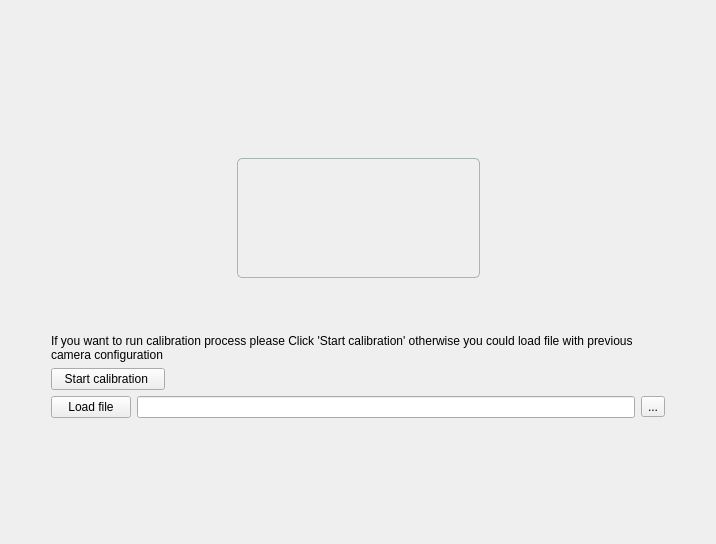
              <widget class="QWidget" name="initPage">
               <layout class="QGridLayout" name="gridLayout_23">
                <item row="0" column="0">
                 <spacer name="verticalSpacer_7">
                  <property name="orientation">
                   <enum>Qt::Vertical</enum>
                  </property>
                  <property name="sizeHint" stdset="0">
                   <size>
                    <width>20</width>
                    <height>147</height>
                   </size>
                  </property>
                 </spacer>
                </item>
                <item row="1" column="0">
                 <layout class="QHBoxLayout" name="horizontalLayout_22">
                  <item>
                   <spacer name="horizontalSpacer_16">
                    <property name="orientation">
                     <enum>Qt::Horizontal</enum>
                    </property>
                    <property name="sizeHint" stdset="0">
                     <size>
                      <width>40</width>
                      <height>20</height>
                     </size>
                    </property>
                   </spacer>
                  </item>
                  <item>
                   <widget class="QFrame" name="frame_6">
                    <property name="styleSheet">
                     <string notr="true">#frame_6 {
    border:1px solid #b78da0a0;
    border-radius:5px;
}
</string>
                    </property>
                    <property name="frameShape">
                     <enum>QFrame::StyledPanel</enum>
                    </property>
                    <property name="frameShadow">
                     <enum>QFrame::Sunken</enum>
                    </property>
                    <layout class="QHBoxLayout" name="horizontalLayout_21">
                     <item>
                      <widget class="QLabel" name="label_34">
                       <property name="enabled">
                        <bool>true</bool>
                       </property>
                       <property name="sizePolicy">
                        <sizepolicy hsizetype="Fixed" vsizetype="Fixed">
                         <horstretch>0</horstretch>
                         <verstretch>0</verstretch>
                        </sizepolicy>
                       </property>
                       <property name="minimumSize">
                        <size>
                         <width>100</width>
                         <height>100</height>
                        </size>
                       </property>
                       <property name="maximumSize">
                        <size>
                         <width>100</width>
                         <height>100</height>
                        </size>
                       </property>
                       <property name="text">
                        <string/>
                       </property>
                       <property name="pixmap">
                        <pixmap>resources/iconCamera_big.png</pixmap>
                       </property>
                       <property name="scaledContents">
                        <bool>true</bool>
                       </property>
                      </widget>
                     </item>
                     <item>
                      <widget class="QLabel" name="label_54">
                       <property name="sizePolicy">
                        <sizepolicy hsizetype="Fixed" vsizetype="Fixed">
                         <horstretch>0</horstretch>
                         <verstretch>0</verstretch>
                        </sizepolicy>
                       </property>
                       <property name="text">
                        <string/>
                       </property>
                       <property name="pixmap">
                        <pixmap>resources/iconDashedLine.png</pixmap>
                       </property>
                       <property name="scaledContents">
                        <bool>true</bool>
                       </property>
                      </widget>
                     </item>
                     <item>
                      <widget class="QLabel" name="label_55">
                       <property name="sizePolicy">
                        <sizepolicy hsizetype="Fixed" vsizetype="Fixed">
                         <horstretch>0</horstretch>
                         <verstretch>0</verstretch>
                        </sizepolicy>
                       </property>
                       <property name="text">
                        <string/>
                       </property>
                       <property name="pixmap">
                        <pixmap>resources/iconDashedLine.png</pixmap>
                       </property>
                       <property name="scaledContents">
                        <bool>true</bool>
                       </property>
                      </widget>
                     </item>
                     <item>
                      <widget class="QLabel" name="label_33">
                       <property name="sizePolicy">
                        <sizepolicy hsizetype="Fixed" vsizetype="Fixed">
                         <horstretch>0</horstretch>
                         <verstretch>0</verstretch>
                        </sizepolicy>
                       </property>
                       <property name="minimumSize">
                        <size>
                         <width>91</width>
                         <height>81</height>
                        </size>
                       </property>
                       <property name="maximumSize">
                        <size>
                         <width>91</width>
                         <height>81</height>
                        </size>
                       </property>
                       <property name="text">
                        <string/>
                       </property>
                       <property name="pixmap">
                        <pixmap>resources/iconCalib.png</pixmap>
                       </property>
                       <property name="scaledContents">
                        <bool>true</bool>
                       </property>
                      </widget>
                     </item>
                    </layout>
                   </widget>
                  </item>
                  <item>
                   <spacer name="horizontalSpacer_17">
                    <property name="orientation">
                     <enum>Qt::Horizontal</enum>
                    </property>
                    <property name="sizeHint" stdset="0">
                     <size>
                      <width>40</width>
                      <height>20</height>
                     </size>
                    </property>
                   </spacer>
                  </item>
                 </layout>
                </item>
                <item row="2" column="0">
                 <spacer name="verticalSpacer_6">
                  <property name="orientation">
                   <enum>Qt::Vertical</enum>
                  </property>
                  <property name="sizeType">
                   <enum>QSizePolicy::Fixed</enum>
                  </property>
                  <property name="sizeHint" stdset="0">
                   <size>
                    <width>20</width>
                    <height>50</height>
                   </size>
                  </property>
                 </spacer>
                </item>
                <item row="3" column="0">
                 <layout class="QHBoxLayout" name="horizontalLayout_33">
                  <item>
                   <spacer name="horizontalSpacer_18">
                    <property name="orientation">
                     <enum>Qt::Horizontal</enum>
                    </property>
                    <property name="sizeHint" stdset="0">
                     <size>
                      <width>40</width>
                      <height>20</height>
                     </size>
                    </property>
                   </spacer>
                  </item>
                  <item>
                   <layout class="QGridLayout" name="gridLayout_31">
                    <item row="0" column="0">
                     <widget class="QLabel" name="label_67">
                      <property name="text">
                       <string>If you want to run calibration process please Click 'Start calibration' otherwise you could load file with previous
camera configuration</string>
                      </property>
                     </widget>
                    </item>
                    <item row="2" column="0">
                     <layout class="QHBoxLayout" name="horizontalLayout_32">
                      <item>
                       <layout class="QHBoxLayout" name="horizontalLayout_19">
                        <item>
                         <widget class="QPushButton" name="btnLoadCameraConfig">
                          <property name="text">
                           <string>Load file</string>
                          </property>
                         </widget>
                        </item>
                        <item>
                         <widget class="QLineEdit" name="lineEdit_CameraConfigFile"/>
                        </item>
                        <item>
                         <widget class="QToolButton" name="btnCameraConfigHier">
                          <property name="text">
                           <string>...</string>
                          </property>
                         </widget>
                        </item>
                       </layout>
                      </item>
                     </layout>
                    </item>
                    <item row="1" column="0">
                     <layout class="QHBoxLayout" name="horizontalLayout_20">
                      <item>
                       <widget class="QPushButton" name="btnStartCalibSeq">
                        <property name="sizePolicy">
                         <sizepolicy hsizetype="Fixed" vsizetype="Fixed">
                          <horstretch>0</horstretch>
                          <verstretch>0</verstretch>
                         </sizepolicy>
                        </property>
                        <property name="minimumSize">
                         <size>
                          <width>114</width>
                          <height>0</height>
                         </size>
                        </property>
                        <property name="text">
                         <string>Start calibration </string>
                        </property>
                       </widget>
                      </item>
                      <item>
                       <spacer name="horizontalSpacer_15">
                        <property name="orientation">
                         <enum>Qt::Horizontal</enum>
                        </property>
                        <property name="sizeHint" stdset="0">
                         <size>
                          <width>500</width>
                          <height>17</height>
                         </size>
                        </property>
                       </spacer>
                      </item>
                     </layout>
                    </item>
                   </layout>
                  </item>
                  <item>
                   <spacer name="horizontalSpacer_26">
                    <property name="orientation">
                     <enum>Qt::Horizontal</enum>
                    </property>
                    <property name="sizeHint" stdset="0">
                     <size>
                      <width>40</width>
                      <height>20</height>
                     </size>
                    </property>
                   </spacer>
                  </item>
                 </layout>
                </item>
                <item row="4" column="0">
                 <spacer name="verticalSpacer_12">
                  <property name="orientation">
                   <enum>Qt::Vertical</enum>
                  </property>
                  <property name="sizeHint" stdset="0">
                   <size>
                    <width>20</width>
                    <height>115</height>
                   </size>
                  </property>
                 </spacer>
                </item>
               </layout>
              </widget>
